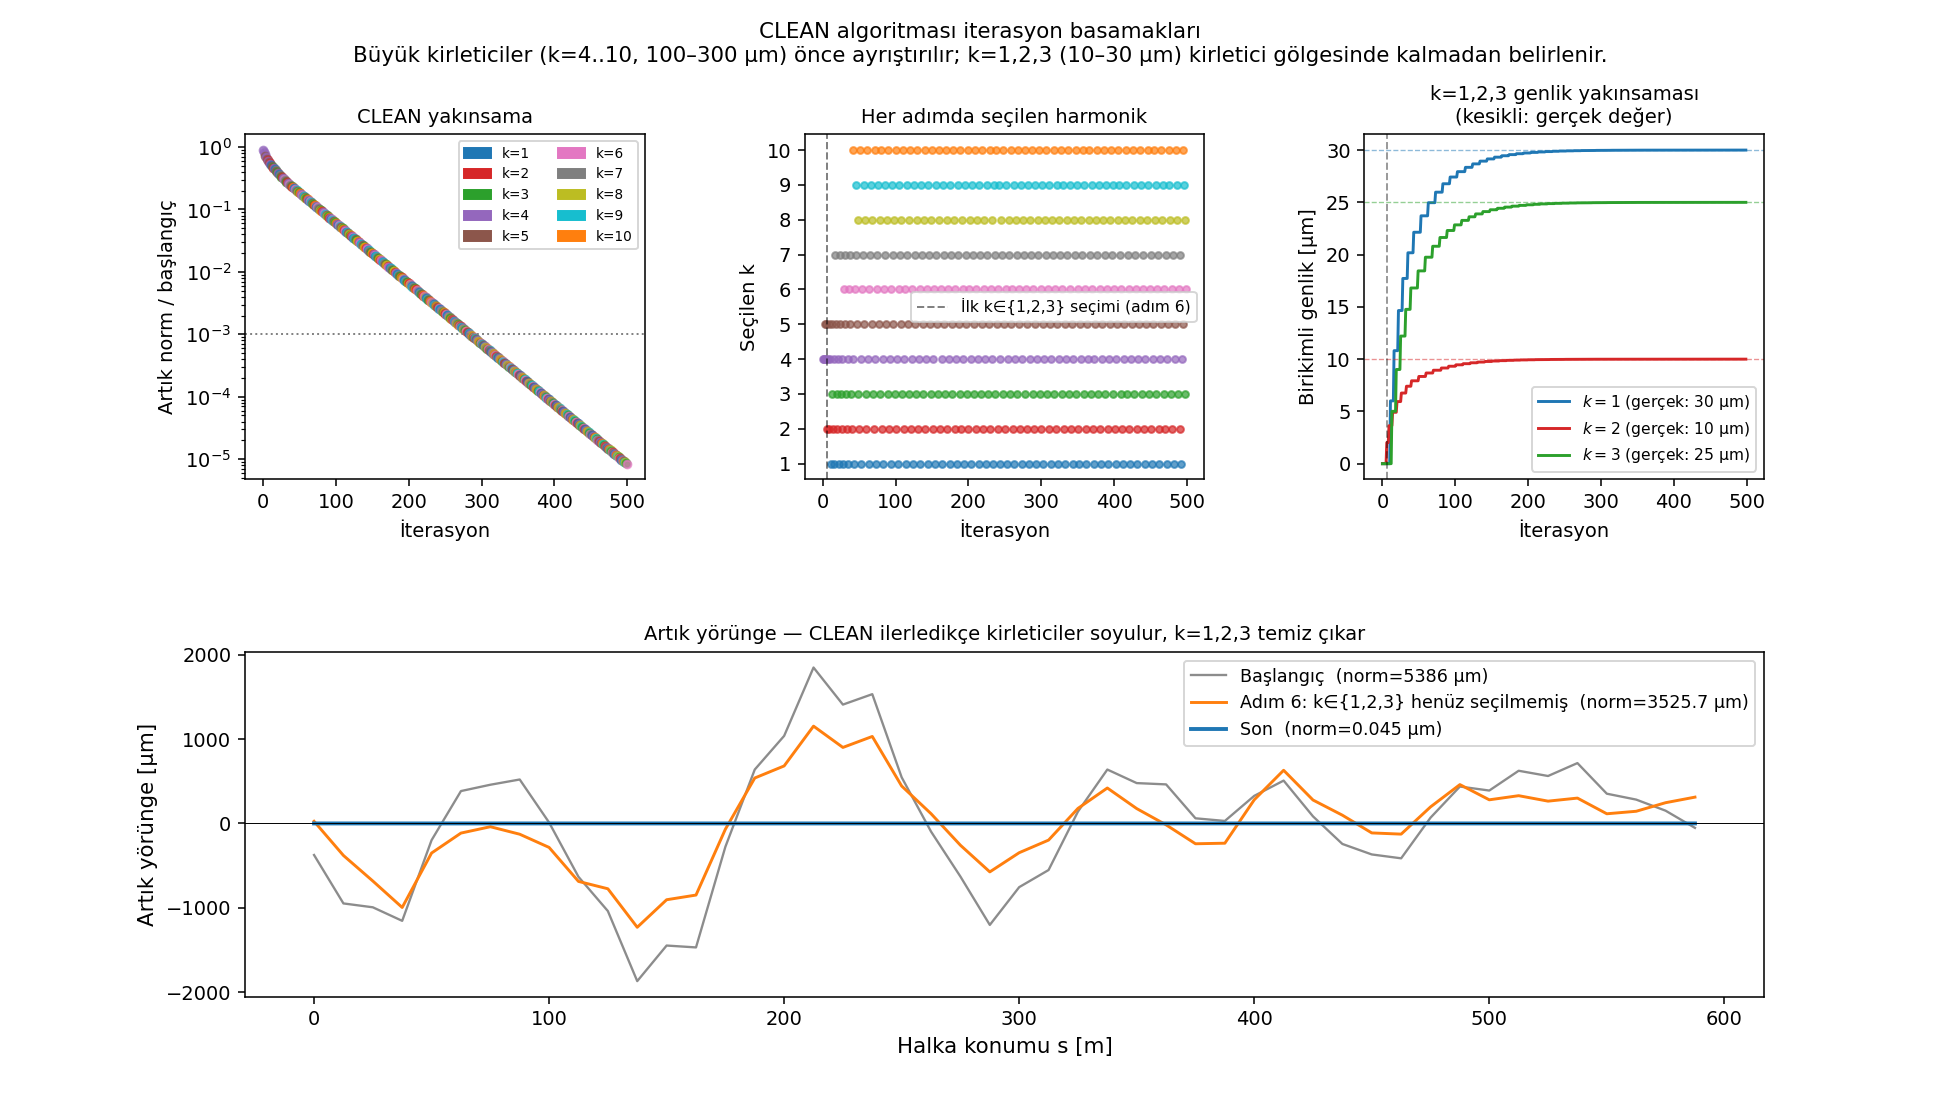

The script that saved this image:
#!/usr/bin/env python3
"""fig_5_clean_iterations.py — ŞEKİL 5: CLEAN iterasyon basamakları.

Üst sol   : artık norm / başlangıç normu vs iterasyon (log ölçek);
            her seçilen k renkli işaretçiyle gösterilir.
Üst orta  : her iterasyonda seçilen k değerinin saçılım grafiği.
Alt panel : artık yörünge profili — başlangıç (tüm modlar), orta (kirleticiler
            soyulmuş), son (artık < 1 μm eşiği).

Çıktı: fig_5_clean_iterations.png
"""
import json, math, os, sys
import numpy as np
import matplotlib; matplotlib.use("Agg")
import matplotlib.pyplot as plt
import matplotlib.patches as mpatches

os.chdir(os.path.dirname(os.path.abspath(__file__)))
sys.path.insert(0, os.path.dirname(os.path.abspath(__file__)))
from fourier_reconstruct import fodo_basis, clean_reconstruct

with open("params.json") as f:
    cfg = json.load(f)
N_Q     = 2 * int(cfg["nFODO"])
ANTISYM = cfg.get("smooth_antisym_fodo", True)
R0      = float(cfg.get("R0", 95.49))

R = np.load("R_dy_1.npy")

# ── Gerçek hizalama deseni ────────────────────────────────────────────────────
RNG = np.random.default_rng(42)
TRUTH = {
    1: (30e-6,  0.80),
    2: (10e-6,  1.50),
    3: (25e-6,  0.30),
}
for k in range(4, 11):
    TRUTH[k] = (float(RNG.uniform(100e-6, 300e-6)), float(RNG.uniform(0, 2*math.pi)))

dy = np.zeros(N_Q)
for k, (A, phi) in TRUTH.items():
    F, _ = fodo_basis(N_Q, [k], ANTISYM)
    dy += A * math.cos(phi) * F[:, 0] + A * math.sin(phi) * F[:, 1]

y_meas = R @ dy
candidate_ks = list(range(1, 11))

# ── CLEAN çalıştır — history ile ─────────────────────────────────────────────
# clean_reconstruct history: [(iter, best_k, norm_ratio), ...]
accum, history, F_cache = clean_reconstruct([R], [y_meas], candidate_ks, ANTISYM,
                                            gain=0.2, max_iter=500, tol=1e-6)

iters   = [h[0] for h in history]
ks_seq  = [h[1] for h in history]
norms   = [h[2] for h in history]

# Artık yörüngeyi adım adım yeniden oluştur (snapshot için)
def residual_at_step(n_steps):
    r = y_meas.copy().astype(float)
    M_cache = {}
    for k in candidate_ks:
        F_k, _ = fodo_basis(N_Q, [k], ANTISYM)
        M_cache[k] = R @ F_k
    for it, best_k, _ in history[:n_steps]:
        M_bk = M_cache[best_k]
        a_k, _, _, _ = np.linalg.lstsq(M_bk, r, rcond=None)
        r -= 0.2 * (M_bk @ a_k)
    return r

n_total = len(history)
snap_start = 0
snap_mid   = next(i for i, (_, k, _) in enumerate(history) if k in (1, 2, 3))
snap_end   = n_total

r_start = residual_at_step(snap_start)
r_mid   = residual_at_step(snap_mid)
r_end   = residual_at_step(snap_end)

s_pos = np.arange(N_Q) * (2 * math.pi * R0 / N_Q)

# ── Renk haritası ─────────────────────────────────────────────────────────────
k_colors = {
    1: "tab:blue", 2: "tab:red", 3: "tab:green",
    4: "#9467bd", 5: "#8c564b", 6: "#e377c2",
    7: "#7f7f7f", 8: "#bcbd22", 9: "#17becf", 10: "tab:orange",
}

# ── Grafik ───────────────────────────────────────────────────────────────────
fig = plt.figure(figsize=(14, 8))
gs  = fig.add_gridspec(2, 3, hspace=0.50, wspace=0.40)

# Üst sol: artık norm vs iterasyon
ax0 = fig.add_subplot(gs[0, 0])
ax0.plot(iters, norms, "k-", lw=0.8, alpha=0.5)
for it, k, nr in history:
    ax0.plot(it, nr, "o", color=k_colors[k], ms=4, alpha=0.7)
ax0.axhline(1e-3, color="gray", ls=":", lw=1, label="1‰ eşik")
ax0.set_yscale("log")
ax0.set_xlabel("İterasyon", fontsize=10)
ax0.set_ylabel("Artık norm / başlangıç", fontsize=10)
ax0.set_title("CLEAN yakınsama", fontsize=10)
patches = [mpatches.Patch(color=k_colors[k], label=f"k={k}") for k in candidate_ks]
ax0.legend(handles=patches, fontsize=7, ncol=2, loc="upper right")

# Üst orta: her iterasyonda seçilen k
ax1 = fig.add_subplot(gs[0, 1])
for it, k, _ in history:
    ax1.plot(it, k, "o", color=k_colors[k], ms=3.5, alpha=0.7)
ax1.axvline(snap_mid, color="k", lw=1, ls="--", alpha=0.5,
            label=f"İlk k∈{{1,2,3}} seçimi (adım {snap_mid})")
ax1.set_xlabel("İterasyon", fontsize=10)
ax1.set_ylabel("Seçilen k", fontsize=10)
ax1.set_yticks(candidate_ks)
ax1.set_title("Her adımda seçilen harmonik", fontsize=10)
ax1.legend(fontsize=8)

# Üst sağ: hedef modların birikimli katsayı yakınsaması
ax2 = fig.add_subplot(gs[0, 2])
cum_A = {k: [] for k in [1, 2, 3]}
r_tmp = y_meas.copy().astype(float)
M_cache_tmp = {}
for k in candidate_ks:
    F_k, _ = fodo_basis(N_Q, [k], ANTISYM)
    M_cache_tmp[k] = R @ F_k
running = {k: np.zeros(2) for k in candidate_ks}
for it, best_k, _ in history:
    M_bk = M_cache_tmp[best_k]
    a_k, _, _, _ = np.linalg.lstsq(M_bk, r_tmp, rcond=None)
    r_tmp -= 0.2 * (M_bk @ a_k)
    running[best_k] += 0.2 * a_k
    for kt in [1, 2, 3]:
        cum_A[kt].append(
            math.sqrt(running[kt][0]**2 + running[kt][1]**2) * 1e6
        )
for kt in [1, 2, 3]:
    A_true = TRUTH[kt][0] * 1e6
    ax2.plot(cum_A[kt], color=k_colors[kt], lw=1.5,
             label=fr"$k={kt}$ (gerçek: {A_true:.0f} μm)")
    ax2.axhline(A_true, color=k_colors[kt], lw=0.7, ls="--", alpha=0.5)
ax2.axvline(snap_mid, color="k", lw=1, ls="--", alpha=0.4)
ax2.set_xlabel("İterasyon", fontsize=10)
ax2.set_ylabel("Birikimli genlik [μm]", fontsize=10)
ax2.set_title("k=1,2,3 genlik yakınsaması\n(kesikli: gerçek değer)", fontsize=10)
ax2.legend(fontsize=8)

# Alt: artık yörünge profili üç aşamada
ax3 = fig.add_subplot(gs[1, :])
ax3.plot(s_pos, r_start * 1e6, color="0.5", lw=1.2, alpha=0.9,
         label=f"Başlangıç  (norm={np.linalg.norm(r_start)*1e6:.0f} μm)")
ax3.plot(s_pos, r_mid * 1e6, color="tab:orange", lw=1.5,
         label=f"Adım {snap_mid}: k∈{{1,2,3}} henüz seçilmemiş  "
               f"(norm={np.linalg.norm(r_mid)*1e6:.1f} μm)")
ax3.plot(s_pos, r_end * 1e6, color="tab:blue", lw=2,
         label=f"Son  (norm={np.linalg.norm(r_end)*1e6:.3f} μm)")
ax3.axhline(0, color="k", lw=0.5)
ax3.set_xlabel("Halka konumu s [m]", fontsize=11)
ax3.set_ylabel("Artık yörünge [μm]", fontsize=11)
ax3.set_title("Artık yörünge — CLEAN ilerledikçe kirleticiler soyulur, "
              "k=1,2,3 temiz çıkar", fontsize=10)
ax3.legend(fontsize=9)

fig.suptitle("CLEAN algoritması iterasyon basamakları\n"
             "Büyük kirleticiler (k=4..10, 100–300 μm) önce ayrıştırılır; "
             "k=1,2,3 (10–30 μm) kirletici gölgesinde kalmadan belirlenir.",
             fontsize=11)
fig.savefig("fig_5_clean_iterations.png", dpi=140)
print(f"→ fig_5_clean_iterations.png kaydedildi  ({n_total} iterasyon)")
for kt in [1, 2, 3]:
    ac = accum[kt]
    Afit = math.sqrt(ac[0]**2 + ac[1]**2) * 1e6
    print(f"  k={kt}: A_fit={Afit:.2f} μm  (gerçek: {TRUTH[kt][0]*1e6:.0f} μm)")
